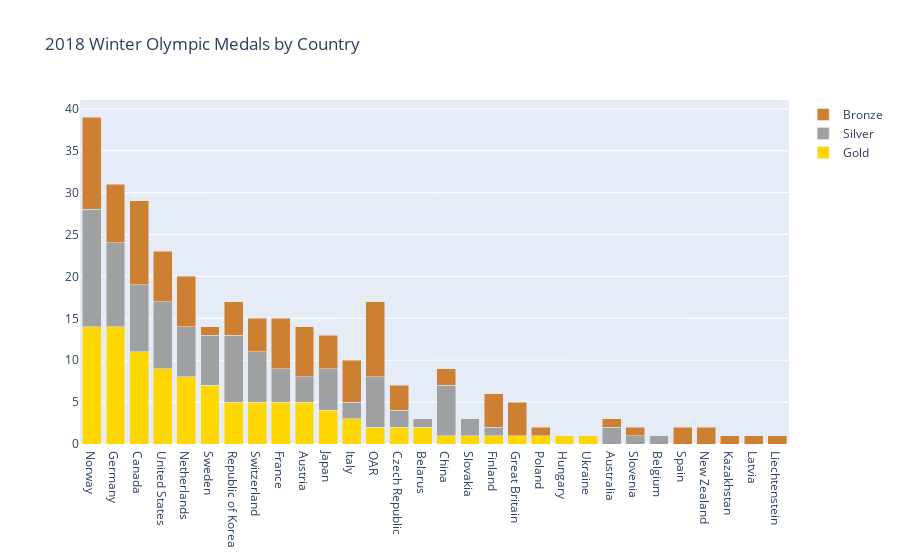

Source (notebook cell):
### Code cell
# trace1 - gold medals
trace1 = go.Bar(
    x=df_olympic['NOC'],  # NOC stands for the National Olympic Committee
    y=df_olympic['Gold'],
    name = 'Gold',
    marker=dict(color='#FFD700') # set the marker color to gold
)

# trace2 - silver medals
trace2 = go.Bar(
    x=df_olympic['NOC'],
    y=df_olympic['Silver'],
    name='Silver',
    marker=dict(color='#9EA0A1') # set the marker color to silver
)

# trace3 - bronze medals
trace3 = go.Bar(
    x=df_olympic['NOC'],
    y=df_olympic['Bronze'],
    name='Bronze',
    marker=dict(color='#CD7F32') # set the marker color to bronze
)

# create the data
data = [trace1, trace2, trace3]

# create the layout
layout = go.Layout(
    barmode='stack', # allows for bars to be stacked on top of each others
    title='2018 Winter Olympic Medals by Country'
)

# create the figure
fig = go.Figure(data=data, layout=layout)
fig.show()

### Figure 1 — Plotly figure (JSON) as saved in the notebook; plotly's stock layout.template omitted (floating-point values rounded to 4 significant figures)
{"data": [{"marker": {"color": "#FFD700"}, "name": "Gold", "type": "bar", "x": ["Norway", "Germany", "Canada", "United States", "Netherlands", "Sweden", "Republic of Korea", "Switzerland", "France", "Austria", "Japan", "Italy", "OAR", "Czech Republic", "Belarus", "China", "Slovakia", "Finland", "Great Britain", "Poland", "Hungary", "Ukraine", "Australia", "Slovenia", "Belgium", "Spain", "New Zealand", "Kazakhstan", "Latvia", "Liechtenstein"], "y": [14, 14, 11, 9, 8, 7, 5, 5, 5, 5, 4, 3, 2, 2, 2, 1, 1, 1, 1, 1, 1, 1, 0, 0, 0, 0, 0, 0, 0, 0]}, {"marker": {"color": "#9EA0A1"}, "name": "Silver", "type": "bar", "x": ["Norway", "Germany", "Canada", "United States", "Netherlands", "Sweden", "Republic of Korea", "Switzerland", "France", "Austria", "Japan", "Italy", "OAR", "Czech Republic", "Belarus", "China", "Slovakia", "Finland", "Great Britain", "Poland", "Hungary", "Ukraine", "Australia", "Slovenia", "Belgium", "Spain", "New Zealand", "Kazakhstan", "Latvia", "Liechtenstein"], "y": [14, 10, 8, 8, 6, 6, 8, 6, 4, 3, 5, 2, 6, 2, 1, 6, 2, 1, 0, 0, 0, 0, 2, 1, 1, 0, 0, 0, 0, 0]}, {"marker": {"color": "#CD7F32"}, "name": "Bronze", "type": "bar", "x": ["Norway", "Germany", "Canada", "United States", "Netherlands", "Sweden", "Republic of Korea", "Switzerland", "France", "Austria", "Japan", "Italy", "OAR", "Czech Republic", "Belarus", "China", "Slovakia", "Finland", "Great Britain", "Poland", "Hungary", "Ukraine", "Australia", "Slovenia", "Belgium", "Spain", "New Zealand", "Kazakhstan", "Latvia", "Liechtenstein"], "y": [11, 7, 10, 6, 6, 1, 4, 4, 6, 6, 4, 5, 9, 3, 0, 2, 0, 4, 4, 1, 0, 0, 1, 1, 0, 2, 2, 1, 1, 1]}], "layout": {"barmode": "stack", "title": {"text": "2018 Winter Olympic Medals by Country"}}}
